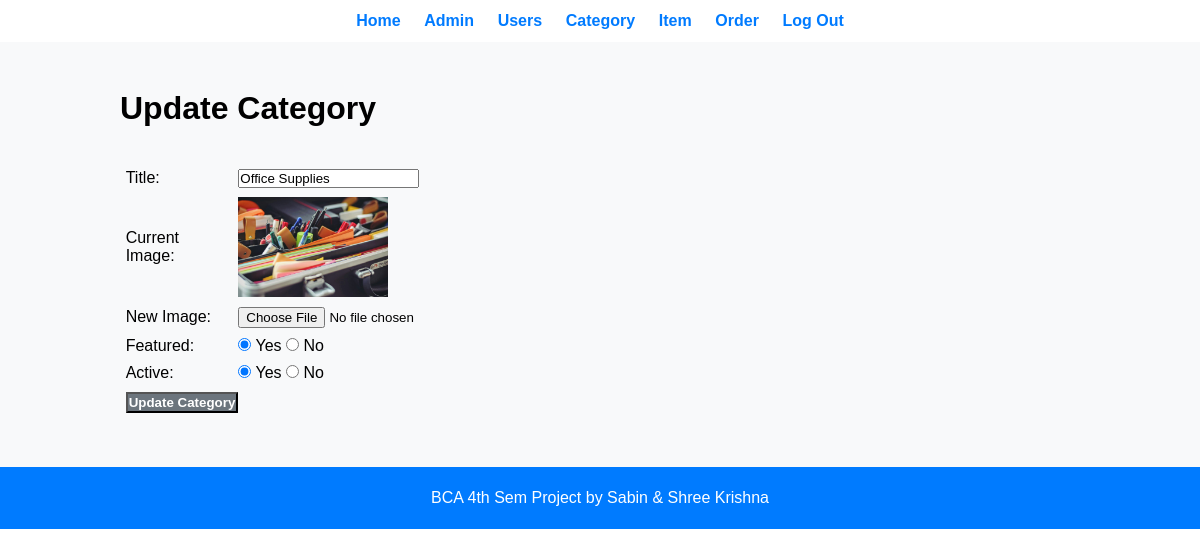
The page /admin/update-category.php?id=16 (signed in) on the database its author committed.
### tables this page shows
CREATE TABLE `tbl_category` (
  `id` int(10) UNSIGNED NOT NULL,
  `title` varchar(100) NOT NULL,
  `image_name` varchar(255) NOT NULL,
  `featured` varchar(10) NOT NULL,
  `active` varchar(10) NOT NULL
);

### admin/update-category.php (the view, shortened to what this page needs)
<?php include('partials/menu.php'); ?>
<?php
    $errors = [];
    if(isset($_POST['submit'])) {
        if(empty($_POST['title'])) {
            $errors['title'] = "Title is required";
        } else {
            $title = $_POST['title'];
        }
        $image_name = $_FILES['image']['name'];
        if(!empty($image_name)) {
            $image_tmp = $_FILES['image']['tmp_name'];
            $max_size = 5 * 1024 * 1024;
            $allowed_types = ['image/jpeg', 'image/png', 'image/gif'];
            if($_FILES['image']['size'] > $max_size) {
                $errors['image'] = "File size exceeds limit (5MB)";
            }
            if(!in_array($_FILES['image']['type'], $allowed_types)) {
                $errors['image'] = "Only JPEG, PNG, and GIF files are allowed";
            }
        }
        if(empty($errors)) {
            if(isset($_POST['id'])) {
                $id = $_POST['id'];
                $sql = "SELECT * FROM tbl_category WHERE id=?";
                $stmt = mysqli_prepare($conn, $sql);
                mysqli_stmt_bind_param($stmt, "i", $id);
                mysqli_stmt_execute($stmt);
                $res = mysqli_stmt_get_result($stmt);
                if(mysqli_num_rows($res) == 1) {
                    $row = mysqli_fetch_assoc($res);
                    $current_image = $row['image_name'];
                    $featured = isset($_POST['featured']) ? $_POST['featured'] : "No";
                    $active = isset($_POST['active']) ? $_POST['active'] : "No";
                    if(!empty($image_name)) {
                        $ext = pathinfo($image_name, PATHINFO_EXTENSION);
                        $image_name = "Category_" . rand(000, 999) . '.' . $ext;
                        $upload_dir = "../images/category/";
                        $upload_path = $upload_dir . $image_name;
                        if(move_uploaded_file($image_tmp, $upload_path)) {
                            if($current_image != "") {
                                $remove_path = "../images/category/".$current_image;
                                unlink($remove_path);
                            }
                        } else {
                            $_SESSION['upload'] = "Failed to Upload Image";
                            header('location:'.SITEURL.'admin/category.php');
                            exit;
                        }
                    } else {
                        $image_name = $current_image;
                    }
                    $sql_update = "UPDATE tbl_category SET title=?, image_name=?, featured=?, active=? WHERE id=?";
                    $stmt_update = mysqli_prepare($conn, $sql_update);
                    mysqli_stmt_bind_param($stmt_update, "ssssi", $title, $image_name, $featured, $active, $id);
                    if(mysqli_stmt_execute($stmt_update)) {
                        $_SESSION['update'] = "Category Updated Successfully";
                        header('location:'.SITEURL.'admin/category.php');
                        exit;
                    } else {
                        $_SESSION['update'] = "Failed to Update Category";
                        header('location:'.SITEURL.'admin/category.php');
                        exit;
                    }
                } else {
                    $_SESSION['no-category-found'] = "Category not found";
                    header('location:'.SITEURL.'admin/category.php');
                    exit;
                }
            } else {
                header('location:'.SITEURL.'admin/category.php');
                exit;
            }
        }
    } else {
        if(isset($_GET['id'])) {
            $id = $_GET['id'];
            $sql = "SELECT * FROM tbl_category WHERE id=?";
            $stmt = mysqli_prepare($conn, $sql);
            mysqli_stmt_bind_param($stmt, "i", $id);
            mysqli_stmt_execute($stmt);
            $res = mysqli_stmt_get_result($stmt);
            if(mysqli_num_rows($res) == 1) {
                $row = mysqli_fetch_assoc($res);
                $title = $row['title'];
                $current_image = $row['image_name'];
                $featured = $row['featured'];
                $active = $row['active'];
            } else {
                $_SESSION['no-category-found'] = "Category not found";
                header('location:'.SITEURL.'admin/category.php');
                exit;
            }
        } else {
            header('location:'.SITEURL.'admin/category.php');
            exit;
        }
    }
?>
<div class="main">
    <div class="wrapper">
        <h1>Update Category</h1>
        <br><br>
        <form action="" method="POST" enctype="multipart/form-data">
            <table class="tbl-30">
                <tr>
                    <td>Title:</td>
                    <td>
                        <input type="text" name="title" value="<?php echo isset($title) ? $title : ''; ?>">
                    </td>
                </tr>
                <tr>
                    <td>Current Image:</td>
                    <td>
                        <?php if($current_image != ""): ?>
                            <img src="<?php echo SITEURL; ?>images/category/<?php echo $current_image; ?>" width="150px">
                        <?php else: ?>
                            Image not added
                        <?php endif; ?>
                    </td>
                </tr>
                <tr>
                    <td>New Image:</td>
                    <td>
                        <input type="file" name="image">
                    </td>
                </tr>
                <tr>
                    <td>Featured:</td>
                    <td>
                        <input type="radio" name="featured" value="Yes" <?php if(isset($featured) && $featured=="Yes"){echo "checked";} ?>> Yes
                        <input type="radio" name="featured" value="No" <?php if(isset($featured) && $featured=="No"){echo "checked";} ?>> No
                    </td>
                </tr>
                <tr>
                    <td>Active:</td>
                    <td>
                        <input type="radio" name="active" value="Yes" <?php if(isset($active) && $active=="Yes"){echo "checked";} ?>> Yes
                        <input type="radio" name="active" value="No" <?php if(isset($active) && $active=="No"){echo "checked";} ?>> No
                    </td>
                </tr>
                <tr>
                    <td>
                        <input type="submit" name="submit" value="Update Category" class="btn-secondary">
                    </td>
                </tr>
            </table>
        </form>
    </div>
</div>
<?php include('partials/footer.php'); ?>

### css/admin.css (style rules this page uses)
* { margin: 0; padding: 0; font-family: Arial, Helvetica, sans-serif; }
.wrapper { padding: 1%; width: 80%; margin: 0 auto; }
.tbl-30 { width: 30%; }
table tr td { padding: 1%; }
.btn-secondary { background-color: #6c757d; padding: 1%; color: white; text-decoration: none; font-weight: bold; }
.main { background-color: #f8f9fa; padding: 3% 0; }

### rows shown on the page
tbl_category: title "Office Supplies", image_name (picture), featured "☑", active "☑"
